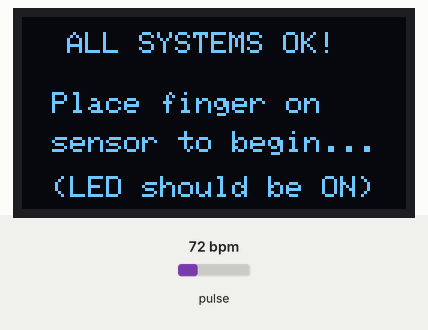
Bench run of a sketch on a simulated ESP32. On the bench: 128×64 one-colour display. The test bench sets the inputs (shaded band); at power-on: pulse 72 bpm. WiFi joins after 1.5 s; servers stay silent unless stated; web services answer with replies made up by the test bench; what the sketch prints to the serial monitor is not drawn.

Above: at 4.2 s.
At 7.3 s:
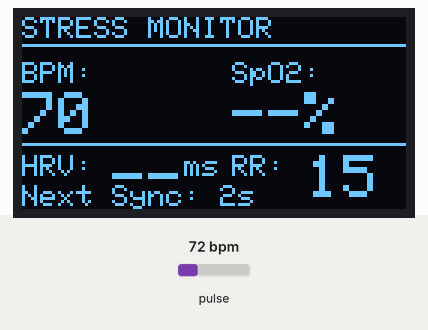
7.4 s: pulse set to 100 bpm
At 10.3 s:
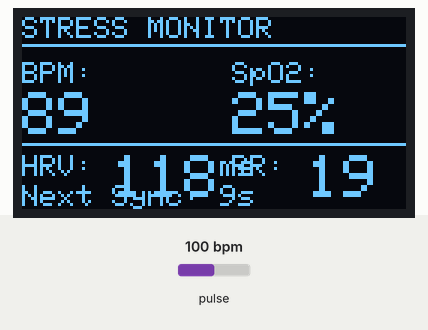
10.4 s: pulse set to 42 bpm
At 12.5 s:
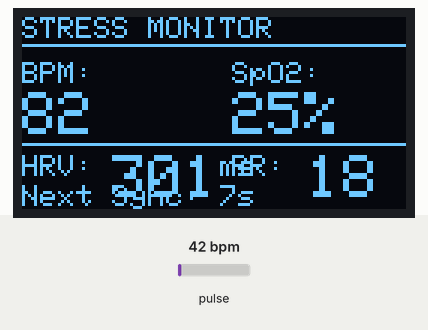
13.2 s: pulse set to 70 bpm
At 14.7 s:
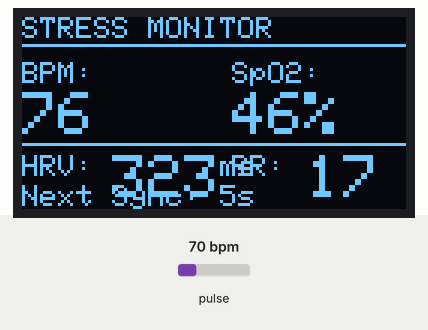
Timing chart, 0 to 16.2 s (numbered marks = the images above; inputs shaded):
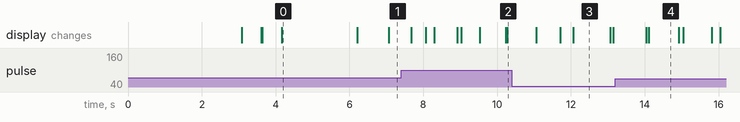

The sketch:

esp32_1.ino
```cpp
/*
 * ESP32 + MAX30105 PPG Sensor + SSD1306 OLED Display
 * ---------------------------------------------------
 * Reads PPG data, filters noise, calculates BPM, HRV,
 * SpO2 and displays everything on OLED. No WiFi.
 *
 * Wiring (both on same I2C bus):
 *   SDA -> GPIO 21
 *   SCL -> GPIO 22
 *   VCC -> 3.3V
 *   GND -> GND
 */

#include <Wire.h>
#include <WiFi.h>
#include <HTTPClient.h>
#include "MAX30105.h"
#include "heartRate.h"
#include <Adafruit_GFX.h>
#include <Adafruit_SSD1306.h>
#include <math.h>

//////////////// WIFI & THINGSPEAK ///////
const char* ssid = "Rohan";
const char* password = "8412817676";
String thingspeakAPIKey = "FUCNXBIEM244PTYJ";
unsigned long lastThingSpeakTime = 0;
const unsigned long thingspeakInterval = 10000; // 10 seconds


//////////////// OLED //////////////////
#define SCREEN_WIDTH 128
#define SCREEN_HEIGHT 64
Adafruit_SSD1306 display(SCREEN_WIDTH, SCREEN_HEIGHT, &Wire, -1);

//////////////// SENSOR //////////////////
MAX30105 sensor;

//////////////// NOISE FILTER //////////////
#define MA_SIZE 8
long maBuffer[MA_SIZE];
int maIdx = 0;
long maSum = 0;

long maRedBuffer[MA_SIZE];
int maRedIdx = 0;
long maRedSum = 0;

float lpAlpha = 0.2;
float lpIR = 0;
float lpRed = 0;

float hpAlpha = 0.95;
float hpPrevIR = 0;
float hpOutputIR = 0;

//////////////// BPM //////////////////
#define BPM_SIZE 10
float bpmBuffer[BPM_SIZE];
int bpmIdx = 0;
bool bpmReady = false;
float bpm = 0;
long lastBeatTime = 0;

//////////////// HRV //////////////////
#define HRV_SIZE 15
long rrIntervals[HRV_SIZE];
int hrvIdx = 0;
bool hrvReady = false;
float hrv = 0;
long prevRR = 0;

//////////////// SpO2 //////////////////
float spo2 = 0;
bool spo2Valid = false;
float sumRedAC = 0, sumIRAC = 0;
float sumRedDC = 0, sumIRDC = 0;
int spo2SampleCount = 0;
#define SPO2_CALC_INTERVAL 100
float redDC = 0;
float irDC = 0;
float dcAlpha = 0.005;


//////////////// TIMING //////////////////
unsigned long lastDisplayTime = 0;
unsigned long lastSerialTime = 0;
bool fingerDetected = false;

//////////////////////////////////////////////////////
// SETUP
//////////////////////////////////////////////////////

void setup() {
  Serial.begin(115200);
  delay(1000);  // Give serial time to connect

  Serial.println("\n\n=============================");
  Serial.println("  PPG Sensor + OLED Monitor + ThingSpeak");
  Serial.println("=============================");

  // --- Connect to WiFi ---
  Serial.print("\n[STEP 0] Connecting to WiFi: ");
  Serial.println(ssid);
  WiFi.begin(ssid, password);
  int retryCount = 0;
  while (WiFi.status() != WL_CONNECTED && retryCount < 20) {
    delay(500);
    Serial.print(".");
    retryCount++;
  }
  if (WiFi.status() == WL_CONNECTED) {
    Serial.println("\n  -> WiFi Connected!");
    Serial.print("  -> IP: ");
    Serial.println(WiFi.localIP());
  } else {
    Serial.println("\n  -> WiFi Connection Failed. Skipping...");
  }

  // --- Init I2C at STANDARD speed first ---
  Wire.begin(21, 22);
  // NOTE: Using standard 100kHz speed for reliability
  // Do NOT use Wire.setClock(400000) if devices are not responding
  delay(500);

  // --- STEP 1: I2C Scan to find devices ---
  Serial.println("\n[STEP 1] Scanning I2C bus...");
  int devicesFound = 0;
  bool oledFound = false;
  bool sensorFound = false;
  byte oledAddr = 0x3C;

  for (byte addr = 1; addr < 127; addr++) {
    Wire.beginTransmission(addr);
    if (Wire.endTransmission() == 0) {
      Serial.print("  Found device at 0x");
      Serial.println(addr, HEX);
      devicesFound++;

      if (addr == 0x3C || addr == 0x3D) {
        oledFound = true;
        oledAddr = addr;
        Serial.println("    -> This is the OLED display");
      }
      if (addr == 0x57) {
        sensorFound = true;
        Serial.println("    -> This is the MAX30105 sensor");
      }
    }
  }

  Serial.print("  Total devices found: ");
  Serial.println(devicesFound);

  if (devicesFound == 0) {
    Serial.println("\n*** NO I2C DEVICES FOUND! ***");
    Serial.println("Check your wiring:");
    Serial.println("  SDA -> GPIO 21");
    Serial.println("  SCL -> GPIO 22");
    Serial.println("  VCC -> 3.3V");
    Serial.println("  GND -> GND");
    Serial.println("  Make sure pull-up resistors are present (most modules have them)");
    while (1) { delay(5000); Serial.println("Halted - no I2C devices."); }
  }

  // --- STEP 2: Init OLED ---
  Serial.print("\n[STEP 2] Initializing OLED at 0x");
  Serial.print(oledAddr, HEX);
  Serial.println("...");

  if (display.begin(SSD1306_SWITCHCAPVCC, oledAddr)) {
    Serial.println("  -> OLED: OK!");
    display.clearDisplay();
    display.setTextColor(WHITE);
    display.setTextSize(1);
    display.setCursor(10, 5);
    display.println("OLED: OK!");
    display.display();
    delay(500);
  } else {
    Serial.println("  -> OLED: FAILED!");
    Serial.println("  Try checking: power, address (0x3C or 0x3D)");
    while (1) { delay(5000); Serial.println("Halted - OLED failed."); }
  }

  // --- STEP 3: Init MAX30105 ---
  Serial.println("\n[STEP 3] Initializing MAX30105 sensor...");

  if (sensor.begin(Wire, I2C_SPEED_STANDARD)) {
    Serial.println("  -> Sensor: OK!");
    display.setCursor(10, 18);
    display.println("SENSOR: OK!");
    display.display();
  } else {
    Serial.println("  -> Sensor: FAILED!");
    Serial.println("  Check wiring and 3.3V power");
    display.setCursor(10, 18);
    display.println("SENSOR: FAILED!");
    display.setCursor(10, 35);
    display.println("Check wiring!");
    display.display();
    while (1) { delay(5000); Serial.println("Halted - sensor failed."); }
  }

  // --- STEP 4: Configure sensor ---
  Serial.println("\n[STEP 4] Configuring sensor...");

  // Use default/safe settings
  byte ledBrightness = 100;   // Increased ledBrightness for better skin penetration
  byte sampleAverage = 4;
  byte ledMode = 2;           // Red + IR
  int sampleRate = 100;       // Lower rate = more stable
  int pulseWidth = 411;       // Max pulse width = best resolution
  int adcRange = 4096;

  sensor.setup(ledBrightness, sampleAverage, ledMode, sampleRate, pulseWidth, adcRange);

  // Set LED power explicitly
  sensor.setPulseAmplitudeRed(0x1F);   // Increased Red LED for better visibility
  sensor.setPulseAmplitudeIR(0x32);    // High IR LED for better heart signal
  sensor.setPulseAmplitudeGreen(0);    // Green off

  Serial.println("  -> LED brightness set to 0x3F");
  Serial.println("  -> Sensor configured!");

  display.setCursor(10, 31);
  display.println("LEDs: ON");
  display.display();
  delay(500);

  // --- Init buffers ---
  for (int i = 0; i < MA_SIZE; i++) { maBuffer[i] = 0; maRedBuffer[i] = 0; }


  // --- Ready screen ---
  display.clearDisplay();
  display.setCursor(15, 5);
  display.println("ALL SYSTEMS OK!");
  display.setCursor(10, 25);
  display.println("Place finger on");
  display.setCursor(10, 38);
  display.println("sensor to begin...");
  display.setCursor(10, 53);
  display.println("(LED should be ON)");
  display.display();
  delay(2000);

  Serial.println("\n=============================");
  Serial.println("  Ready! Place finger...");
  Serial.println("  Sensor LED should be glowing");
  Serial.println("=============================\n");
}

//////////////////////////////////////////////////////
// FILTER FUNCTIONS
//////////////////////////////////////////////////////

long filterIR(long raw) {
  maSum -= maBuffer[maIdx];
  maBuffer[maIdx] = raw;
  maSum += raw;
  maIdx = (maIdx + 1) % MA_SIZE;
  long maOut = maSum / MA_SIZE;
  lpIR = lpIR + lpAlpha * (maOut - lpIR);
  return (long)lpIR;
}

long filterRed(long raw) {
  maRedSum -= maRedBuffer[maRedIdx];
  maRedBuffer[maRedIdx] = raw;
  maRedSum += raw;
  maRedIdx = (maRedIdx + 1) % MA_SIZE;
  long maOut = maRedSum / MA_SIZE;
  lpRed = lpRed + lpAlpha * (maOut - lpRed);
  return (long)lpRed;
}

float highPassIR(float input) {
  hpOutputIR = hpAlpha * (hpOutputIR + input - hpPrevIR);
  hpPrevIR = input;
  return hpOutputIR;
}

//////////////////////////////////////////////////////

void calculateHRV(long rr) {
  if (rr < 400 || rr > 1500) return;

  rrIntervals[hrvIdx] = rr;
  hrvIdx = (hrvIdx + 1) % HRV_SIZE;
  if (!hrvReady && hrvIdx == 0) hrvReady = true;

  int count = hrvReady ? HRV_SIZE : hrvIdx;
  if (count >= 5) {
    float sumDiffSq = 0;
    int pairs = 0;
    for (int i = 1; i < count; i++) {
      long diff = rrIntervals[i] - rrIntervals[i - 1];
      sumDiffSq += (float)(diff * diff);
      pairs++;
    }
    if (pairs > 0) hrv = sqrt(sumDiffSq / pairs);
  }
  prevRR = rr;
}

void calculateSpO2(long rawRed, long rawIR, long filteredRed, long filteredIR) {
  if (redDC == 0) { redDC = rawRed; irDC = rawIR; }
  redDC = redDC + dcAlpha * (rawRed - redDC);
  irDC = irDC + dcAlpha * (rawIR - irDC);

  float redAC = abs(filteredRed - redDC);
  float irAC = abs(filteredIR - irDC);

  sumRedAC += redAC;
  sumIRAC += irAC;
  sumRedDC += redDC;
  sumIRDC += irDC;
  spo2SampleCount++;

  if (spo2SampleCount >= SPO2_CALC_INTERVAL) {
    float avgRedAC = sumRedAC / spo2SampleCount;
    float avgIRAC = sumIRAC / spo2SampleCount;
    float avgRedDC = sumRedDC / spo2SampleCount;
    float avgIRDC = sumIRDC / spo2SampleCount;

    if (avgRedDC > 0 && avgIRDC > 0 && avgIRAC > 0) {
      float R = (avgRedAC / avgRedDC) / (avgIRAC / avgIRDC);
      float calcSpo2 = 110.0 - 25.0 * R;
      if (calcSpo2 >= 85 && calcSpo2 <= 100) {
        spo2 = spo2 * 0.7 + calcSpo2 * 0.3;
        spo2Valid = true;
      }
    }
    sumRedAC = 0; sumIRAC = 0;
    sumRedDC = 0; sumIRDC = 0;
    spo2SampleCount = 0;
  }
}

//////////////////////////////////////////////////////


void drawDisplay() {
  display.clearDisplay();
  display.setTextColor(WHITE);

  if (!fingerDetected) {
    display.setTextSize(1);
    display.setCursor(0, 0);
    display.print("STRESS MONITOR");
    display.setCursor(90, 0);
    display.print("WAIT");
    display.drawLine(0, 10, 127, 10, WHITE);
    display.setCursor(15, 25);
    display.println("Place finger on");
    display.setCursor(15, 40);
    display.println("sensor to start");
    display.display();
    return;
  }

  // --- Grid Layout ---
  display.setTextSize(1);
  display.setCursor(0, 0);
  display.print("STRESS MONITOR");
  display.drawLine(0, 9, 127, 9, WHITE);

  // BPM
  display.setCursor(0, 15);
  display.print("BPM:");
  display.setCursor(0, 25);
  display.setTextSize(2);
  if (bpm > 0) display.print((int)bpm); else display.print("--");

  // SpO2
  display.setTextSize(1);
  display.setCursor(70, 15);
  display.print("SpO2:");
  display.setCursor(70, 25);
  display.setTextSize(2);
  if (spo2Valid) { display.print((int)spo2); display.print("%"); } else display.print("--%");

  display.drawLine(0, 42, 127, 42, WHITE);

  // HRV
  display.setTextSize(1);
  display.setCursor(0, 46);
  display.print("HRV:");
  display.setCursor(30, 46);
  display.setTextSize(2);
  if (hrv > 0) display.print((int)hrv); else display.print("--");
  display.setTextSize(1); display.print("ms");

  // RR
  display.setTextSize(1);
  display.setCursor(70, 46);
  display.print("RR:");
  display.setCursor(95, 46);
  display.setTextSize(2);
  if (bpm > 0) {
    int respRate = (int)(bpm / 4.5);
    if (respRate < 10) respRate = 12;
    if (respRate > 30) respRate = 20;
    display.print(respRate);
  } else {
    display.print("--");
  }

  // --- Timer / Footer ---
  int timeLeft = (int)(thingspeakInterval - (millis() - lastThingSpeakTime)) / 1000;
  if (timeLeft < 0) timeLeft = 0;
  if (!fingerDetected) timeLeft = 10; // Reset visual timer when no finger

  display.setTextSize(1);
  display.setCursor(0, 56);
  display.print("Next Sync: ");
  display.print(timeLeft);
  display.print("s");

  display.display();
}

//////////////////////////////////////////////////////
// MAIN LOOP
//////////////////////////////////////////////////////

void loop() {
  sensor.check();

  long rawIR = sensor.getIR();
  long rawRed = sensor.getRed();

  fingerDetected = (rawIR > 5000);

  if (!fingerDetected) {
    bpm = 0;
    hrv = 0;
    spo2Valid = false;
    hpOutputIR = 0;
    hpPrevIR = 0;
    lpIR = 0;
    lpRed = 0;
    redDC = 0;
    irDC = 0;

    if (millis() - lastDisplayTime > 300) {
      lastDisplayTime = millis();
      drawDisplay();
    }
    return;
  }

  long filteredIR = filterIR(rawIR);
  long filteredRed = filterRed(rawRed);

  if (checkForBeat(rawIR)) {
    long currentTime = millis();
    long rr = currentTime - lastBeatTime;
    lastBeatTime = currentTime;

    if (rr > 370 && rr < 1500) {
      float instantBpm = 60000.0 / rr;
      bpmBuffer[bpmIdx++] = instantBpm;
      if (bpmIdx >= BPM_SIZE) { bpmIdx = 0; bpmReady = true; }
      int count = bpmReady ? BPM_SIZE : bpmIdx;
      float sum = 0;
      for (int i = 0; i < count; i++) sum += bpmBuffer[i];
      bpm = sum / count;
      calculateHRV(rr);
    }
  }

  calculateSpO2(rawRed, rawIR, filteredRed, filteredIR);


  if (millis() - lastSerialTime > 100) {
    lastSerialTime = millis();
    Serial.print("BPM:"); Serial.print((int)bpm);
    Serial.print(" | HRV:"); Serial.print((int)hrv);
    Serial.print(" | SpO2:"); Serial.print(spo2Valid ? (int)spo2 : 0);
    Serial.print("% | IR:"); Serial.println(rawIR);
  }

  // --- Send to ThingSpeak ---
  if (millis() - lastThingSpeakTime > thingspeakInterval) {
    if (WiFi.status() == WL_CONNECTED && fingerDetected && bpm > 0) {
      lastThingSpeakTime = millis();
      Serial.println("\n[ThingSpeak] Uploading data...");
      HTTPClient http;

      int respRate = (int)(bpm / 4.5);
      if (respRate < 10) respRate = 12;
      if (respRate > 30) respRate = 20;

      String url = "http://api.thingspeak.com/update?api_key=" + thingspeakAPIKey +
                   "&field1=" + String((int)bpm) +
                   "&field2=" + String((int)hrv) +
                   "&field3=" + String(spo2Valid ? (int)spo2 : 0) +
                   "&field4=" + String(respRate);

      http.begin(url);
      int httpCode = http.GET();
      if (httpCode > 0) {
        Serial.print("[ThingSpeak] HTTP Code: ");
        Serial.println(httpCode);
      } else {
        Serial.print("[ThingSpeak] Error: ");
        Serial.println(http.errorToString(httpCode));
      }
      http.end();

      // Empty sensor data to clear FIFO right after blocking HTTP request
      sensor.check();
    }
  }

  if (millis() - lastDisplayTime > 33) {
    lastDisplayTime = millis();
    drawDisplay();
  }
}
```

Measured:
- what the display in image 0 shows lasts 2.0 s, from 4.2 s to 6.2 s
- what the display in image 3 shows lasts 1.0 s, from 12.1 s to 13.1 s
- what the display in image 4 shows lasts 0.8 s, from 14.1 s to 14.9 s
